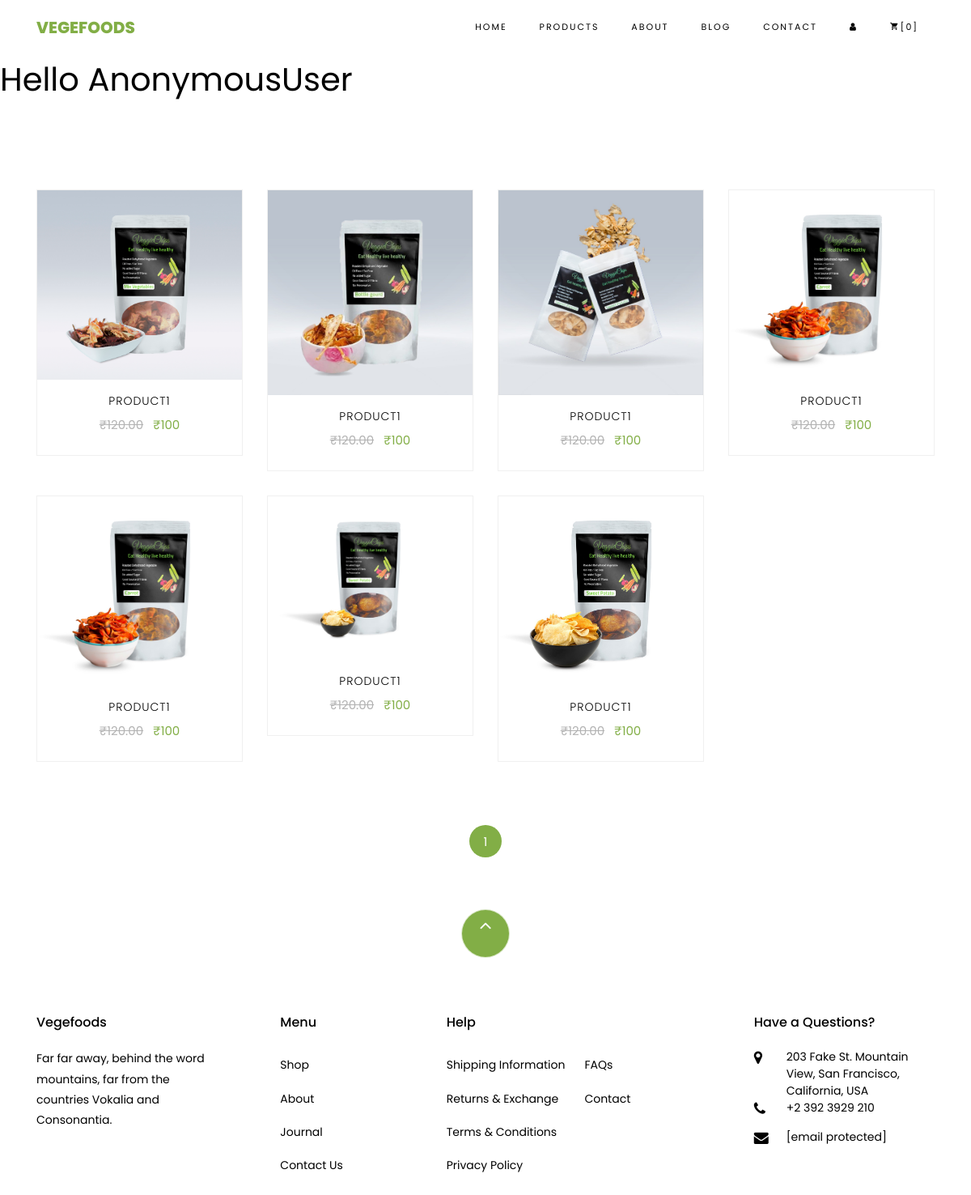
The app's page /product/ with its own data.
### products/models/product.py (models this page shows)
class Product(models.Model):
    product_name = models.CharField(max_length=30)
    product_price = models.IntegerField(default=0)
    product_img = models.ImageField(upload_to='products/', default='alter.png')
    product_des = models.CharField(max_length=300, default='')
    product_ratings = models.FloatField(default=5.0, validators=[MinValueValidator(1.0), MaxValueValidator(5.0)])

### products/views.py (the view)
# urls.py: path('', product, name='product'),
def product(request):
    all_products = Product.objects.all().order_by('pk')
    paginator = Paginator(all_products, 12)
    page_num = request.GET.get('page')
    page_products = paginator.get_page(page_num)
    num_pages = paginator.num_pages + 1
    page_range = range(1, num_pages)
    context = {
        'page_products': page_products,
        'num_pages': page_range,
    }
    return render(request, 'products/product.html', context)

### products/templates/products/product.html (shortened to what this page needs)
{% extends "products/base.html" %}
{% block body%}
<section class="ftco-section">
    <div class="container">
        <div class="row">
            {% for product in page_products %}
            <a href="#"
               class="add-to-cart d-flex justify-content-center align-items-center text-center">
            <div class="col-md-6 col-lg-3 ftco-animate">
                <div class="product">
                    <a href="#" class="img-prod">
                        <img class="img-fluid" src="{{ product.product_img.url }}" alt="Unable to load Image">
                    </a>
                    <div class="text py-3 pb-4 px-3 text-center">
                        <h3><a href="#">{{ product.product_name }} </a></h3>
                        <div class="d-flex">
                            <div class="pricing">
                                <p class="price">
                                    <span class="mr-2 price-dc">₹120.00</span>
                                    <span class="price-sale">₹{{ product.product_price }}</span>
                                </p>
                            </div>
                        </div>
                    </div>
                </div>
            </div>
            </a>
            {% endfor %}
        </div>
        <div class="row mt-5">
            <div class="col text-center">
                <div class="block-27">
                    <ul>
                        {% for index in num_pages %}
                            {% if index == page_products.number %}
                                <li class="active"><span> {{ index }} </span></li>
                            {% else %}
                                <li><a href="?page={{ index }}"> {{ index }} </a></li>
                            {% endif %}
                        {% endfor %}
                    </ul>
                </div>
            </div>
        </div>
    </div>
</section>
{% endblock %}

### records on screen
Product: product_img (picture), product_name "PRODUCT1"
Product: product_img (picture), product_name "PRODUCT1"
Product: product_img (picture), product_name "PRODUCT1"
Product: product_img (picture), product_name "PRODUCT1"
Product: product_img (picture), product_name "PRODUCT1"
Product: product_img (picture), product_name "PRODUCT1"
Product: product_img (picture), product_name "PRODUCT1"

### other values on screen
{{ request.user }} "AnonymousUser"
{{ index }} "1"
